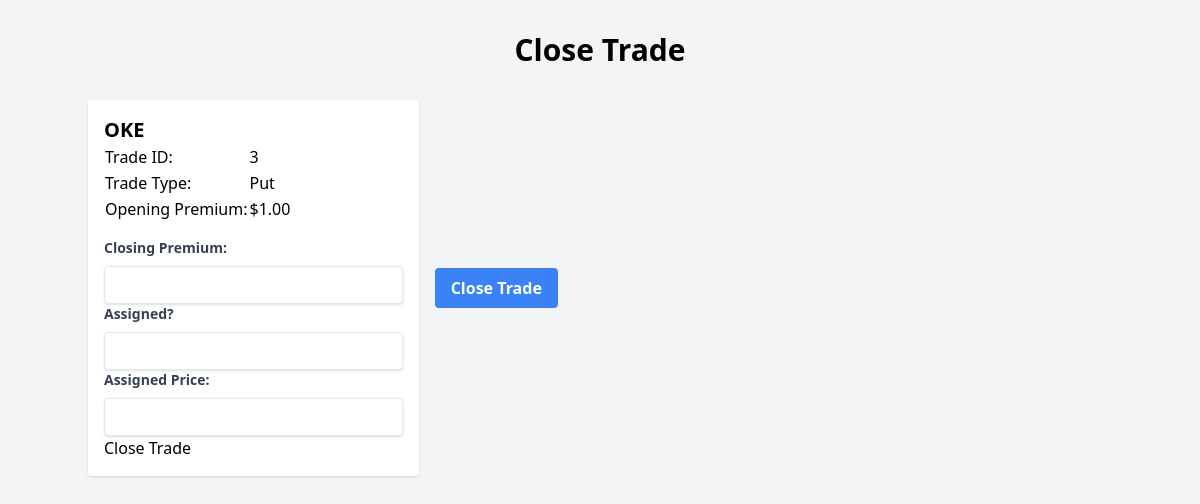
Before: /close_trade/?strategy_id=3 with the older database file.
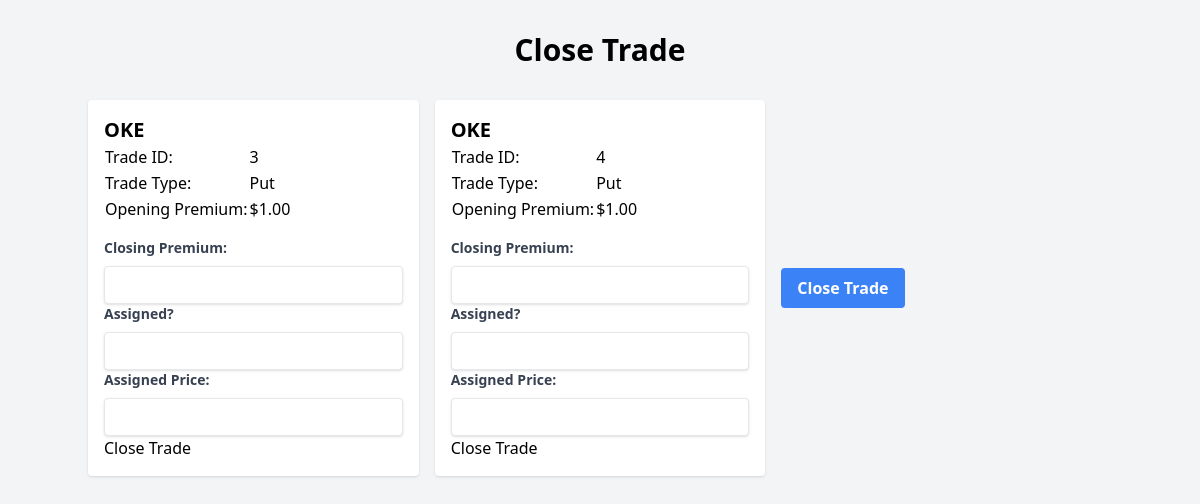
After: the same page with the newer database file.
### sql_app/models.py (models this page shows, shortened)
class Strategy(Base):
    __tablename__ = "strategies"
    id = Column(Integer, primary_key=True, index=True)
    underlying = Column(String)
    initial_cost_basis = Column(Float)
    current_cost_basis = Column(Float)
    initial_trade_date = Column(Date)
    total_premium_received = Column(Float)
    status = Column(String)
    closing_date = Column(Date)
    trades = relationship("Trade", back_populates="strategy")
    prices = relationship("Prices", backref="strategy")

class Trade(Base):
    __tablename__ = "trades"
    id = Column(Integer, primary_key=True)
    strategy_id = Column(ForeignKey('strategies.id'))
    trade_type = Column(String)
    strike = Column(Float)
    expiry = Column(Date)
    opening_premium = Column(Float)
    closing_premium = Column(Float)
    num_contracts = Column(Integer)
    total_premium_received = Column(Float)
    trade_date = Column(Date)
    assigned_price = Column(Float)
    assigned = Column(Boolean) # When updating a trade and this is true, increment times assigned in strategies
    status = Column(String)
    strategy = relationship("Strategy", back_populates="trades")

### main.py (the view)
@app.get("/close_trade/")
async def close_trade_form(request: Request, strategy_id: int, db: Session = Depends(get_db)):
    strategy = db.query(models.Strategy).filter(models.Strategy.id == strategy_id).first()
    trades = db.query(models.Trade).filter(models.Trade.strategy_id == strategy_id).filter(models.Trade.status == "Open")
    if strategy is None:
        raise HTTPException(status_code=404, detail="Strategy not found")
    if trades is None:
        raise HTTPException(status_code=404, detail="Trade not found")
    return templates.TemplateResponse("close_trade.html", {"request" : request, "strategy_id": strategy_id, "strategy" : strategy, "trades" : trades})

### sql_app/templates/close_trade.html (shortened to what this page needs)
<!DOCTYPE html>
<html lang="en">
<head>
    <script src="https://cdn.tailwindcss.com"></script>
</head>
<body class="bg-gray-100">
    <div class="container mx-auto py-8">
        <h1 class="text-3xl font-semibold text-center mb-8">Close Trade</h1>
        <form action="/close_trade/" method="post">
            <div class="grid grid-cols-1 md:grid-cols-2 lg:grid-cols-3 gap-4">
                {% for trade in trades %}
                <div class="bg-white rounded shadow p-4">
                    <h2 class="text-xl font-semibold">{{ strategy.underlying }}</h2>
                    <table class="table-auto mb-4">
                        <tbody>
                            <tr>
                                <td class="table-label">Trade ID:</td>
                                <td>{{ trade.id }}</td>
                            </tr>
                            <tr>
                                <td class="table-label">Trade Type:</td>
                                <td>{{ trade.trade_type }}</td>
                            </tr>
                            <tr>
                                <td class="table-label">Opening Premium:</td>
                                <td>{{ "$%.2f"|format(trade.opening_premium) }}</td>
                            </tr>
                        </tbody>
                    </table>
                    <label class="block text-gray-700 text-sm font-bold mb-2" for="closing_premium">Closing Premium:</label>
                    <input class="shadow appearance-none border rounded w-full py-2 px-3 text-gray-700 leading-tight focus:outline-none focus:shadow-outline" id="closing_premium" name="closing_premium" type="number" step="0.01" required>
                    <label class="block text-gray-700 text-sm font-bold mb-2" for="assigned">Assigned?</label>
                    <input class="shadow appearance-none border rounded w-full py-2 px-3 text-gray-700 leading-tight focus:outline-none focus:shadow-outline" id="assigned" name="assigned" type="text">
                    <label class="block text-gray-700 text-sm font-bold mb-2" for="assigned_price">Assigned Price:</label>
                    <input class="shadow appearance-none border rounded w-full py-2 px-3 text-gray-700 leading-tight focus:outline-none focus:shadow-outline" id="assigned_price" name="assigned_price" type="number" step="0.01">
                    <a href="/close_trade/?strategy_id={{ strategy.id }}" class="btn">Close Trade</a>
                </div>
                {% endfor %}
            <div class="flex items-center justify-between">
                <button class="bg-blue-500 hover:bg-blue-700 text-white font-bold py-2 px-4 rounded focus:outline-none focus:shadow-outline" type="submit">
                    Close Trade
                </button>
            </div>
        </form>
    </div>
</body>
</html>

Changed rows visible on the page:
added Trade: {{ strategy.underlying }} "OKE", id "4", trade_type "Put", opening_premium "$1.00"
